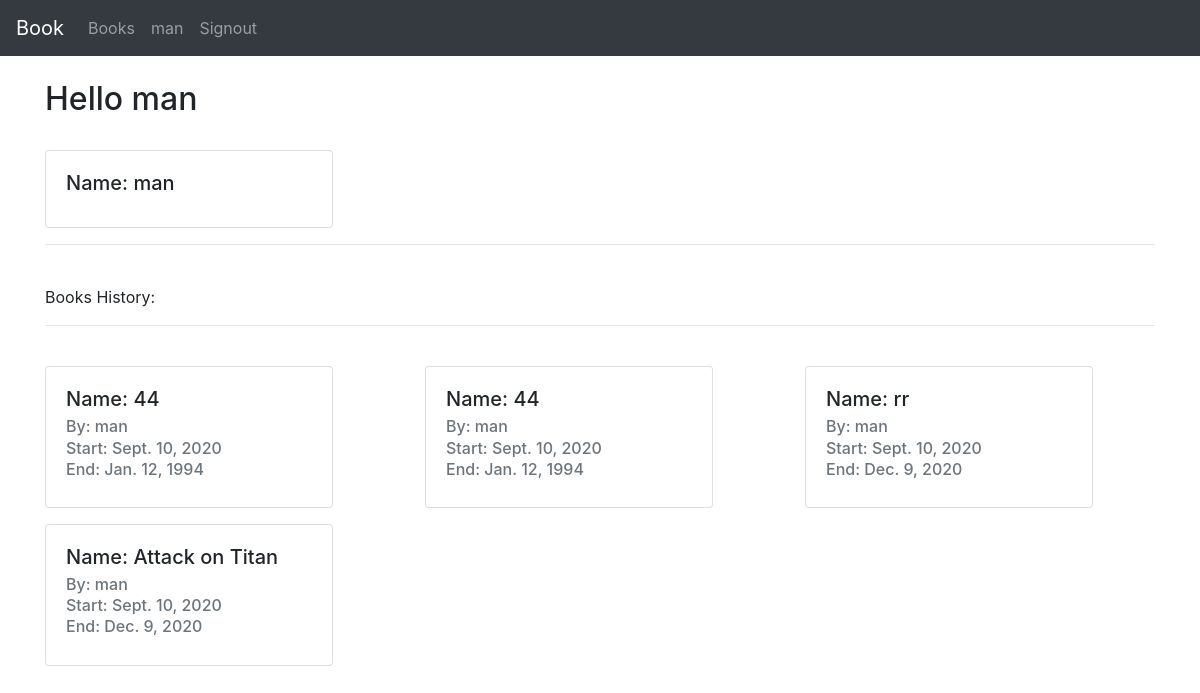
The app's page /profile/ (signed in), older data.
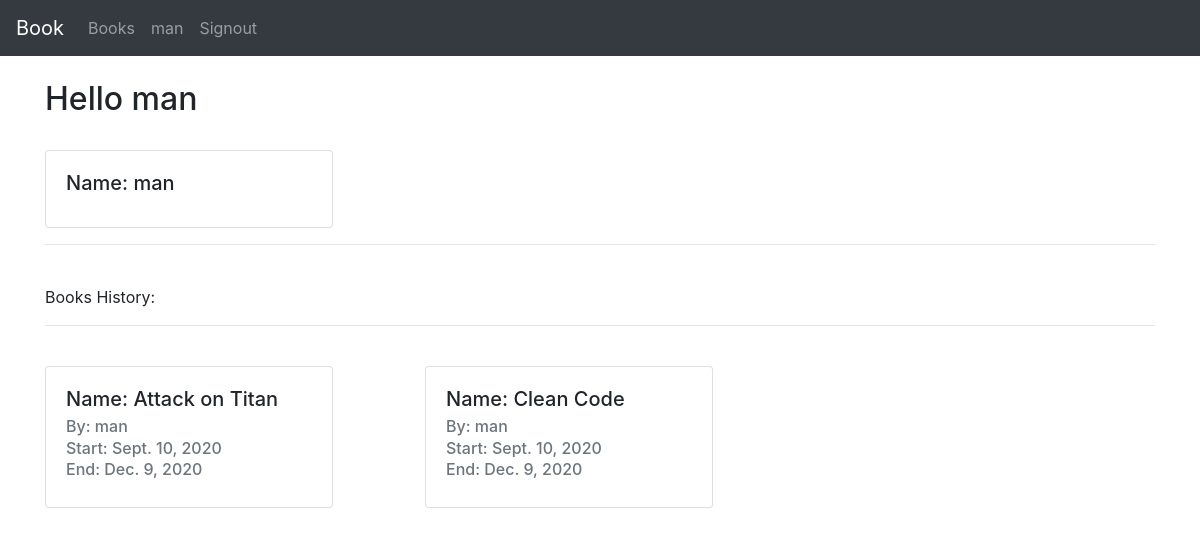
The same page, newer data.
### library/models.py (models this page shows)
class Borrow(models.Model):
    book = models.ForeignKey(Book, on_delete=models.CASCADE)
    person = models.ForeignKey(Person, on_delete=models.CASCADE)
    start_date = models.DateField(auto_now=False, auto_now_add=True)
    end_date = models.DateField(auto_now=False, auto_now_add=False)
    available = models.BooleanField(default=True)

class Book(models.Model):
    title = models.CharField(max_length=250)
    author = models.CharField(max_length=250)
    description = models.TextField()
    gener = models.CharField(max_length=120)
    ISPN = models.IntegerField()
    available = models.BooleanField(default=True)
    def __str__(self):
        return self.title

class Person(models.Model):
    name = models.OneToOneField(User, default=1, on_delete=models.CASCADE)
    member = models.BooleanField(default=False)
    def __str__(self):
        return self.name.username

### library/views.py (the view)
# urls.py: path('profile/', views.user_profile, name ="user-profile"),
def user_profile(request):
    if request.user.is_staff or not request.user.is_authenticated:
        return redirect("No")
    userName = request.user.username
    user_obj = Person.objects.get(name=request.user)
    logs = user_obj.borrow_set.all()
    context = {
        "user": User.objects.get(username=userName),
        "logs": logs
    }
    return render(request, 'profile.html', context)

### library/templates/profile.html (shortened to what this page needs)
{% extends "base.html" %}
{% block content %}
<br>
    {% if request.user.is_authenticated and not request.user.is_staff  %}
    <h2>Hello {{request.user.username}}</h2>
    <br>
    <div class="card" style="width: 18rem;">
        <div class="card-body">
          <h5 class="card-title">Name: {{user.username}}</h5>
        </div>
      </div>
      <div class="row">
        <div class= "col-12"><hr><br>Books History:<br> <hr><br> </div>
          {% for log in logs %}
          <div class="col-6 col-sm-4">
              <div class="card mb-3" style="width: 18rem;">
              {% if log.book %}
                  <div class="card-body">
                  <h5 class="card-title">Name: {{log.book}}</h5>
                  <h6 class="card-subtitle mb-2 text-muted">By: {{log.person}}</h6>
                  <h6 class="card-subtitle mb-2 text-muted">Start: {{log.start_date}}</h6>
                  <h6 class="card-subtitle mb-2 text-muted">End: {{log.end_date}}</h6>
              {% else %}
                  <h6 class="card-subtitle mb-2 text-muted">Nothing!</h6>
                  {% endif %}
                  </div>
              </div>
          </div>
          {% endfor %}
      </div>
{% endif %}
{% endblock content %}

### library/templates/base.html (shortened to what this page needs)
<!doctype html>
<html lang="en">
    <head>
        <link rel="stylesheet" href="https://stackpath.bootstrapcdn.com/bootstrap/4.1.0/css/bootstrap.min.css">
    </head>
    <body>
        {% include "navbar.html" %}
        <div class="container m-auto">
          {% block content %}
          {% endblock content %}
        </div>
    </body>
</html>

### library/templates/navbar.html (shortened to what this page needs)
<nav class="navbar navbar-expand-lg navbar-dark bg-dark ">
    <a class="navbar-brand" href="{% url 'book-list' %}">Book</a>
    <div class="collapse navbar-collapse" id="navbarSupportedContent">
      <ul class="navbar-nav mr-auto">
        {% if request.user.is_authenticated %}
        <li class="nav-item">
          <a class="nav-link" href="{% url 'book-list' %}">Books</a>
        </li>
        <li class="nav-item">
          <a class="nav-link" href="{% url 'user-profile' %}">{{request.user.username}}</a>
        </li>
          <li class="nav-item">
            <a class="nav-link" href="{% url 'signout' %}">Signout</a>
          </li>
        {% endif %}
      </ul>
    </div>
  </nav>

Row changes from the older to the newer data that the page shows:
removed Borrow: book "44", person "man", start_date "Sept. 10, 2020", end_date "Jan. 12, 1994"
removed Borrow: book "44", person "man", start_date "Sept. 10, 2020", end_date "Jan. 12, 1994"
removed Borrow: book "rr", person "man", start_date "Sept. 10, 2020", end_date "Dec. 9, 2020"
added Borrow: book "Clean Code", person "man", start_date "Sept. 10, 2020", end_date "Dec. 9, 2020"
